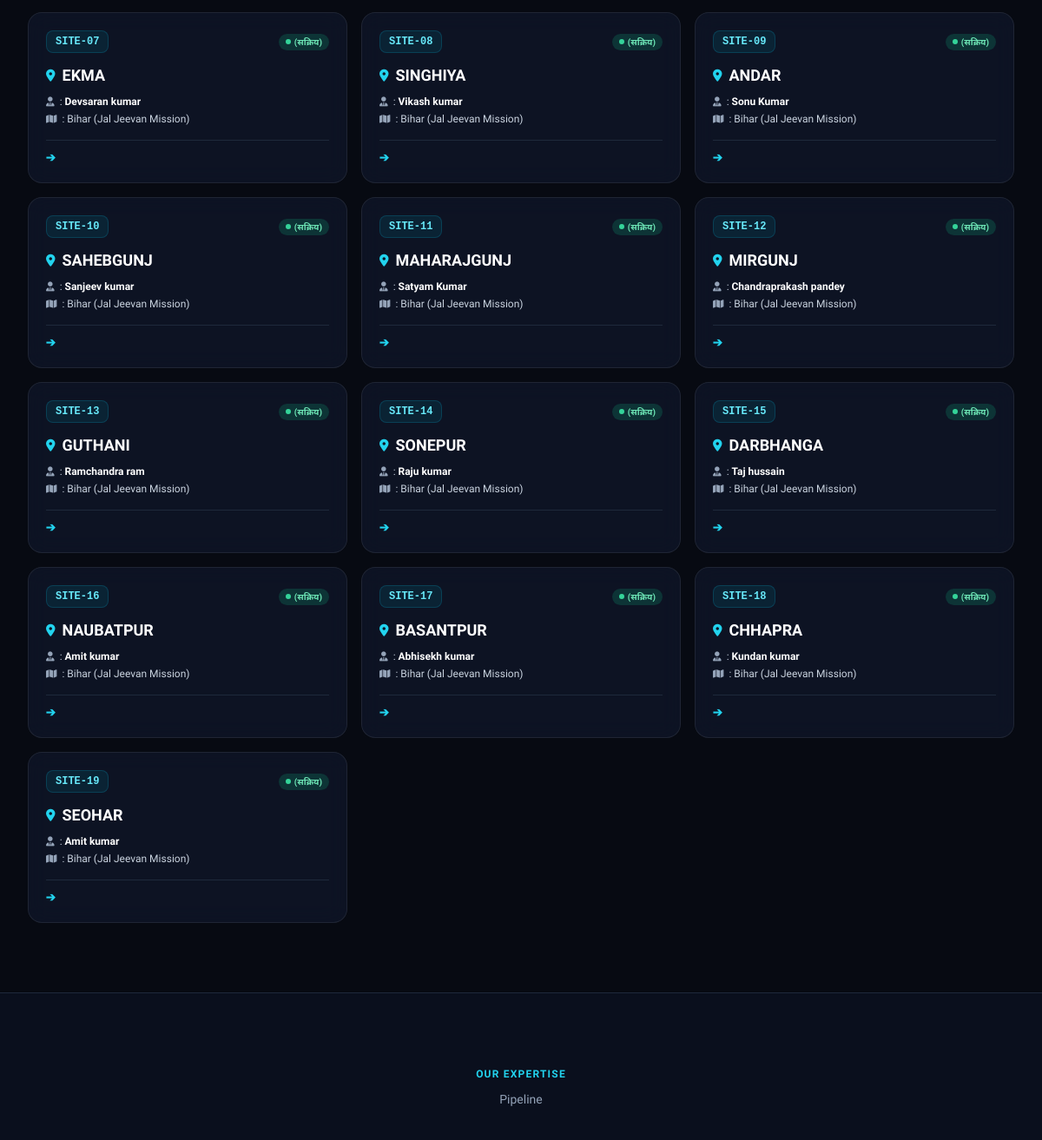
Before: /website (middle part) with the older database file.
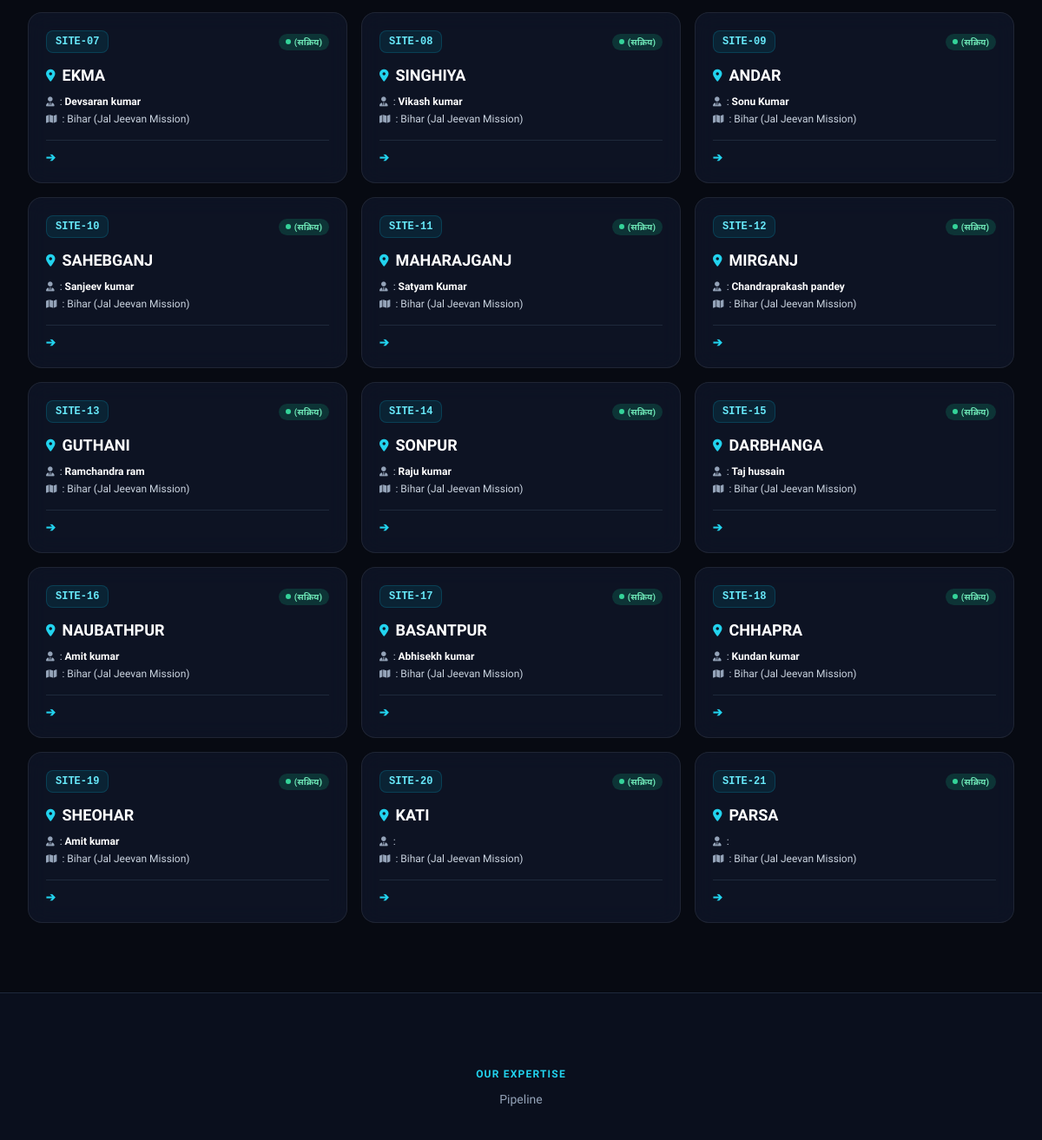
After: the same page with the newer database file.
### tables this page shows
CREATE TABLE sites (
        id INTEGER PRIMARY KEY AUTOINCREMENT,
        code TEXT UNIQUE NOT NULL,
        name TEXT NOT NULL,
        location TEXT,
        supervisor TEXT,
        contact TEXT,
        status TEXT DEFAULT 'Active',
        created_at TIMESTAMP DEFAULT CURRENT_TIMESTAMP
    , incharge TEXT, incharge_phone TEXT, latitude REAL, longitude REAL, geo_radius INTEGER DEFAULT 500);

### app.py (the view)
@app.route("/website")
def company_website():
    stats = database.get_dashboard_stats()
    sites = database.get_all_sites()
    materials = database.get_all_materials()
    return render_template("website.html", stats=stats, sites=sites, materials=materials)

### app.py (called while the page is built, shortened)
@app.before_request
def ensure_canonical_and_auth():
    host = request.host.lower()
    if "ms-sandipkumar-tracker.onrender.com" in host or ("sandipkumar-tracker.onrender.com" in host and "-i4ub" not in host):
        url = request.url.replace("ms-sandipkumar-tracker.onrender.com", "sandipkumar-tracker-i4ub.onrender.com").replace("sandipkumar-tracker.onrender.com", "sandipkumar-tracker-i4ub.onrender.com")
        return redirect(url, code=301)
    path = request.path
    if (path.startswith("/static") or
        path.startswith("/uploads") or
        path in ["/login", "/api/auth/worker-login", "/api/auth/supervisor-login", "/api/owner/login",
                 "/logout", "/manifest.json", "/sw.js", "/api/live-status", "/website", "/download-apk"] or
        path.startswith("/worker/") or
        path == "/api/worker/ping"):
        return None

### database.py (called while the page is built)
def get_db():
    conn = sqlite3.connect(DB_PATH, timeout=60.0)
    conn.row_factory = sqlite3.Row
    try:
        conn.execute("PRAGMA journal_mode=WAL;")
        conn.execute("PRAGMA busy_timeout=60000;")
        conn.execute("PRAGMA synchronous=NORMAL;")
    except Exception:
        pass
    return conn

### templates/website.html (shortened to what this page needs)
<!DOCTYPE html>
<html lang="hi" class="scroll-smooth">
<head>
    <script src="https://cdn.tailwindcss.com"></script>
    <link rel="stylesheet" href="https://cdnjs.cloudflare.com/ajax/libs/font-awesome/6.5.1/css/all.min.css">
</head>
<body class="bg-navy-950 text-slate-100 font-sans antialiased selection:bg-cyan-500 selection:text-navy-950">
    <section id="projects" class="py-20 relative">
        <div class="max-w-7xl mx-auto px-4 sm:px-6 lg:px-8">
            <div id="sitesGrid" class="grid grid-cols-1 sm:grid-cols-2 lg:grid-cols-3 gap-4">
                {% for s in sites %}
                <div class="site-card glass-card p-5 rounded-2xl transition-all duration-300 hover:-translate-y-1 flex flex-col justify-between"
                     data-site-name="{{ s.name|lower }}"
                     data-supervisor="{{ (s.supervisor or '')|lower }}">
                    <div>
                        <div class="flex items-center justify-between mb-3">
                            <span class="px-2.5 py-1 rounded-lg bg-cyan-500/10 text-cyan-300 border border-cyan-500/20 text-xs font-mono font-bold">
                                {{ s.code or ('SITE-' ~ loop.index) }}
                            </span>
                            <span class="inline-flex items-center gap-1 px-2 py-0.5 rounded-full text-[10px] font-bold bg-emerald-500/20 text-emerald-300">
                                <span class="w-1.5 h-1.5 rounded-full bg-emerald-400"></span>  (Active)
                            </span>
                        </div>
                        <h3 class="text-lg font-black text-white flex items-center gap-2">
                            <i class="fa-solid fa-location-dot text-cyan-400 text-sm"></i>
                            {{ s.name|upper }}
                        </h3>
                        <div class="mt-2 text-xs text-slate-300 space-y-1">
                            <div class="flex items-center gap-1.5">
                                <i class="fa-solid fa-user-tie text-slate-400 text-[11px]"></i>
                                <span>: <strong class="text-white">{{ s.supervisor or ' ' }}</strong></span>
                            </div>
                            <div class="flex items-center gap-1.5">
                                <i class="fa-solid fa-map text-slate-400 text-[11px]"></i>
                                <span>: <span class="text-slate-300">Bihar (Jal Jeevan Mission)</span></span>
                            </div>
                        </div>
                    </div>
                    <div class="mt-4 pt-3 border-t border-slate-800 flex items-center justify-between text-xs">
                        <a href="{{ url_for('site_report', site_id=s.id) }}" class="text-cyan-400 hover:text-cyan-300 font-bold flex items-center gap-1">
                              ➔
                        </a>
                    </div>
                </div>
                {% endfor %}
            </div>
        </div>
    </section>
    <section id="services" class="py-20 bg-navy-900 border-t border-slate-800">
        <div class="max-w-7xl mx-auto px-4 sm:px-6 lg:px-8">
            <div class="text-center max-w-2xl mx-auto mb-16">
                <span class="text-cyan-400 text-xs font-black uppercase tracking-widest">Our Expertise</span>
                <p class="text-sm text-slate-400 mt-2">        Pipeline   </p>
            </div>
        </div>
    </section>
</body>
</html>

Changed rows visible on the page:
changed sites "SITE-10": name "SAHEBGUNJ" → "SAHEBGANJ"
changed sites "SITE-11": name "MAHARAJGUNJ" → "MAHARAJGANJ"
changed sites "SITE-12": name "MIRGUNJ" → "MIRGANJ"
changed sites "SITE-14": name "SONEPUR" → "SONPUR"
changed sites "SITE-16": name "NAUBATPUR" → "NAUBATHPUR"
changed sites "SITE-19": name "SEOHAR" → "SHEOHAR"
added sites: code "SITE-20", name "KATI"
added sites: code "SITE-21", name "PARSA"
